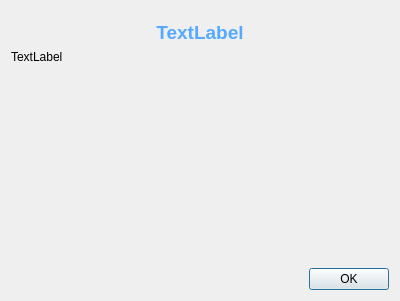
<?xml version="1.0" encoding="UTF-8"?>
<ui version="4.0">
 <class>Dialog</class>
 <widget class="QDialog" name="Dialog">
  <property name="geometry">
   <rect>
    <x>0</x>
    <y>0</y>
    <width>400</width>
    <height>301</height>
   </rect>
  </property>
  <property name="windowTitle">
   <string>FBC Crawler - Notification</string>
  </property>
  <property name="windowIcon">
   <iconset>
    <normaloff>icon.png</normaloff>icon.png</iconset>
  </property>
  <layout class="QVBoxLayout" name="verticalLayout">
   <item>
    <widget class="QLabel" name="lbl_title">
     <property name="styleSheet">
      <string notr="true">QLabel {
	margin-top: 10px;
	font-weight: bold;
	font-size: 14pt;
	color: rgb(85, 170, 255)
}</string>
     </property>
     <property name="text">
      <string>TextLabel</string>
     </property>
     <property name="alignment">
      <set>Qt::AlignCenter</set>
     </property>
    </widget>
   </item>
   <item>
    <widget class="QLabel" name="lbl_detail">
     <property name="sizePolicy">
      <sizepolicy hsizetype="Expanding" vsizetype="Expanding">
       <horstretch>0</horstretch>
       <verstretch>0</verstretch>
      </sizepolicy>
     </property>
     <property name="text">
      <string>TextLabel</string>
     </property>
     <property name="alignment">
      <set>Qt::AlignLeading|Qt::AlignLeft|Qt::AlignTop</set>
     </property>
    </widget>
   </item>
   <item>
    <widget class="QDialogButtonBox" name="buttonBox">
     <property name="orientation">
      <enum>Qt::Horizontal</enum>
     </property>
     <property name="standardButtons">
      <set>QDialogButtonBox::Ok</set>
     </property>
    </widget>
   </item>
  </layout>
 </widget>
 <resources/>
 <connections>
  <connection>
   <sender>buttonBox</sender>
   <signal>accepted()</signal>
   <receiver>Dialog</receiver>
   <slot>accept()</slot>
   <hints>
    <hint type="sourcelabel">
     <x>248</x>
     <y>254</y>
    </hint>
    <hint type="destinationlabel">
     <x>157</x>
     <y>274</y>
    </hint>
   </hints>
  </connection>
  <connection>
   <sender>buttonBox</sender>
   <signal>rejected()</signal>
   <receiver>Dialog</receiver>
   <slot>reject()</slot>
   <hints>
    <hint type="sourcelabel">
     <x>316</x>
     <y>260</y>
    </hint>
    <hint type="destinationlabel">
     <x>286</x>
     <y>274</y>
    </hint>
   </hints>
  </connection>
 </connections>
</ui>
